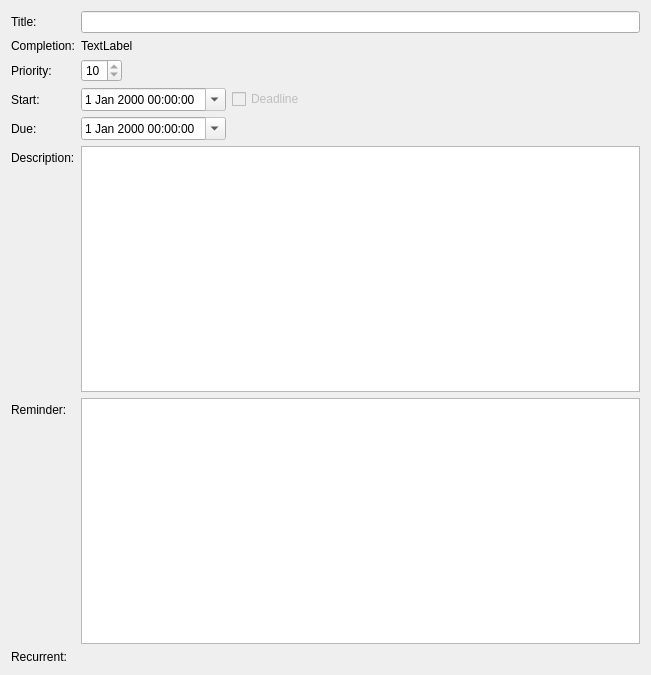
<?xml version="1.0" encoding="UTF-8"?>
<ui version="4.0">
 <class>Widget</class>
 <widget class="QWidget" name="Widget">
  <property name="geometry">
   <rect>
    <x>0</x>
    <y>0</y>
    <width>651</width>
    <height>675</height>
   </rect>
  </property>
  <property name="windowTitle">
   <string>Task details</string>
  </property>
  <layout class="QVBoxLayout" name="verticalLayout">
   <item>
    <layout class="QFormLayout" name="formLayout">
     <item row="1" column="0">
      <widget class="QLabel" name="label">
       <property name="text">
        <string>Title:</string>
       </property>
      </widget>
     </item>
     <item row="1" column="1">
      <widget class="QLineEdit" name="titleEdit">
       <property name="readOnly">
        <bool>true</bool>
       </property>
      </widget>
     </item>
     <item row="2" column="0">
      <widget class="QLabel" name="label_2">
       <property name="text">
        <string>Completion:</string>
       </property>
      </widget>
     </item>
     <item row="2" column="1">
      <layout class="QHBoxLayout" name="horizontalLayout_2">
       <property name="spacing">
        <number>0</number>
       </property>
       <item>
        <widget class="QLabel" name="completionLabel">
         <property name="text">
          <string>TextLabel</string>
         </property>
        </widget>
       </item>
      </layout>
     </item>
     <item row="3" column="0">
      <widget class="QLabel" name="label_3">
       <property name="text">
        <string>Priority:</string>
       </property>
      </widget>
     </item>
     <item row="3" column="1">
      <layout class="QHBoxLayout" name="horizontalLayout">
       <item>
        <widget class="QSpinBox" name="priorityBox">
         <property name="readOnly">
          <bool>true</bool>
         </property>
         <property name="value">
          <number>10</number>
         </property>
        </widget>
       </item>
       <item>
        <spacer name="horizontalSpacer">
         <property name="orientation">
          <enum>Qt::Horizontal</enum>
         </property>
         <property name="sizeHint" stdset="0">
          <size>
           <width>40</width>
           <height>20</height>
          </size>
         </property>
        </spacer>
       </item>
      </layout>
     </item>
     <item row="5" column="0">
      <widget class="QLabel" name="label_4">
       <property name="text">
        <string>Start:</string>
       </property>
      </widget>
     </item>
     <item row="5" column="1">
      <layout class="QHBoxLayout" name="horizontalLayout_3">
       <item>
        <widget class="QDateTimeEdit" name="startDateTime">
         <property name="readOnly">
          <bool>true</bool>
         </property>
         <property name="calendarPopup">
          <bool>true</bool>
         </property>
        </widget>
       </item>
       <item>
        <widget class="QCheckBox" name="deadlineBox">
         <property name="enabled">
          <bool>false</bool>
         </property>
         <property name="text">
          <string>Deadline</string>
         </property>
        </widget>
       </item>
       <item>
        <spacer name="horizontalSpacer_2">
         <property name="orientation">
          <enum>Qt::Horizontal</enum>
         </property>
         <property name="sizeHint" stdset="0">
          <size>
           <width>40</width>
           <height>20</height>
          </size>
         </property>
        </spacer>
       </item>
      </layout>
     </item>
     <item row="6" column="0">
      <widget class="QLabel" name="label_5">
       <property name="text">
        <string>Due:</string>
       </property>
      </widget>
     </item>
     <item row="6" column="1">
      <layout class="QHBoxLayout" name="horizontalLayout_4">
       <item>
        <widget class="QDateTimeEdit" name="dueDateTime">
         <property name="readOnly">
          <bool>true</bool>
         </property>
         <property name="calendarPopup">
          <bool>true</bool>
         </property>
        </widget>
       </item>
       <item>
        <spacer name="horizontalSpacer_3">
         <property name="orientation">
          <enum>Qt::Horizontal</enum>
         </property>
         <property name="sizeHint" stdset="0">
          <size>
           <width>40</width>
           <height>20</height>
          </size>
         </property>
        </spacer>
       </item>
      </layout>
     </item>
     <item row="7" column="0">
      <widget class="QLabel" name="label_7">
       <property name="text">
        <string>Description:</string>
       </property>
      </widget>
     </item>
     <item row="8" column="0">
      <widget class="QLabel" name="label_6">
       <property name="text">
        <string>Reminder:</string>
       </property>
      </widget>
     </item>
     <item row="8" column="1">
      <widget class="QListWidget" name="reminderList"/>
     </item>
     <item row="9" column="0">
      <widget class="QLabel" name="label_8">
       <property name="text">
        <string>Recurrent:</string>
       </property>
      </widget>
     </item>
     <item row="9" column="1">
      <widget class="RecurrentWidget" name="recurrentWidget" native="true"/>
     </item>
     <item row="7" column="1">
      <widget class="QTextBrowser" name="descriptionEdit">
       <property name="readOnly">
        <bool>true</bool>
       </property>
       <property name="textInteractionFlags">
        <set>Qt::TextBrowserInteraction</set>
       </property>
       <property name="openLinks">
        <bool>false</bool>
       </property>
      </widget>
     </item>
    </layout>
   </item>
  </layout>
 </widget>
 <customwidgets>
  <customwidget>
   <class>RecurrentWidget</class>
   <extends>QWidget</extends>
   <header>todocalendar.gui.recurrentwidget</header>
   <container>1</container>
  </customwidget>
 </customwidgets>
 <resources/>
 <connections>
  <connection>
   <sender>deadlineBox</sender>
   <signal>toggled(bool)</signal>
   <receiver>startDateTime</receiver>
   <slot>setDisabled(bool)</slot>
   <hints>
    <hint type="sourcelabel">
     <x>255</x>
     <y>125</y>
    </hint>
    <hint type="destinationlabel">
     <x>148</x>
     <y>125</y>
    </hint>
   </hints>
  </connection>
 </connections>
</ui>
